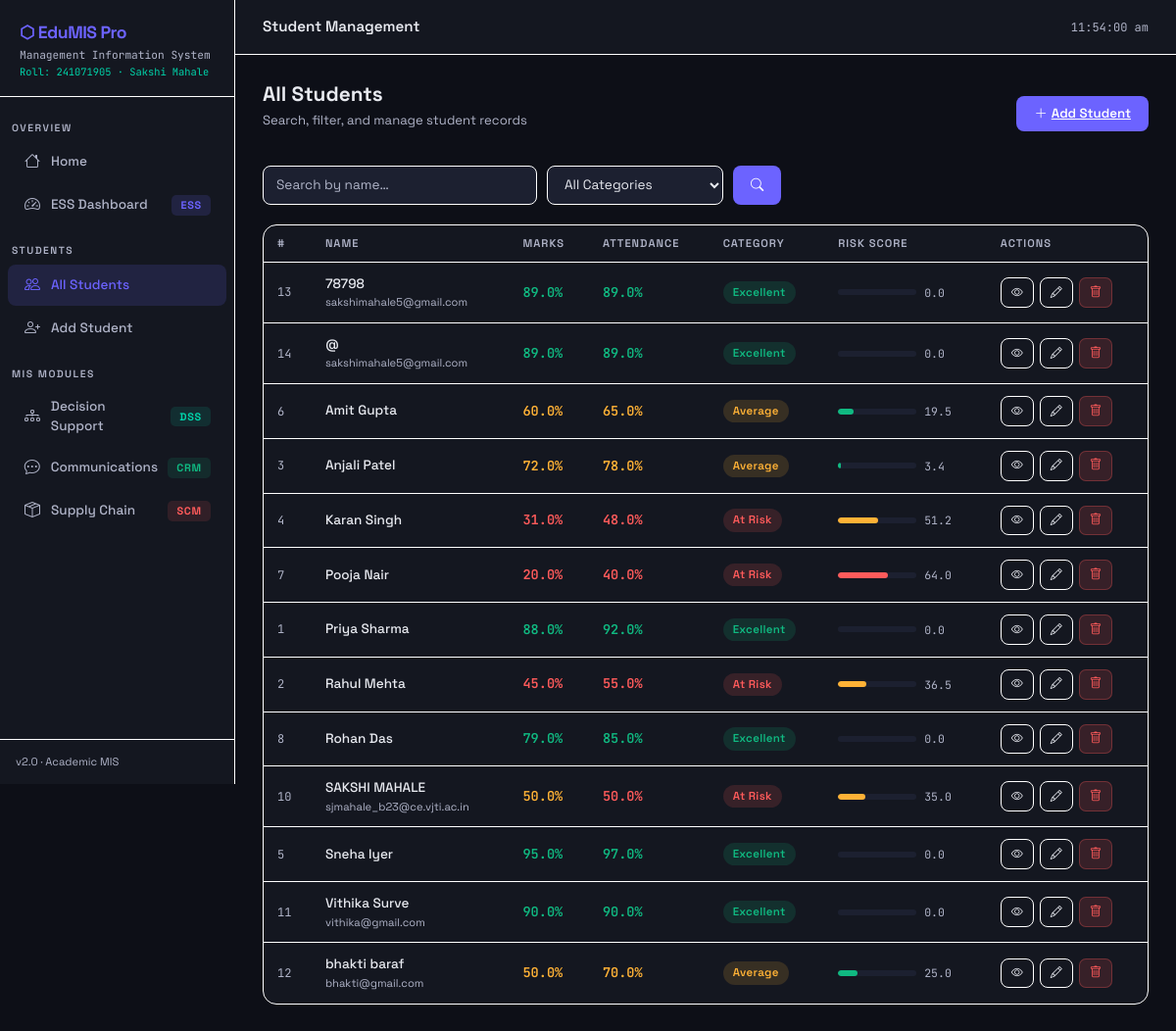
/students, run on the app's committed database.
### models.py (models this page shows)
class Student(db.Model):
    __tablename__ = 'students'
    id            = db.Column(db.Integer, primary_key=True)
    name          = db.Column(db.String(100), nullable=False)
    marks         = db.Column(db.Float, nullable=False)
    attendance    = db.Column(db.Float, nullable=False)
    category      = db.Column(db.String(20))
    risk_score    = db.Column(db.Float, default=0.0)
    email         = db.Column(db.String(120))
    phone         = db.Column(db.String(20))
    enrolled_date = db.Column(db.DateTime, default=datetime.utcnow)
    is_active     = db.Column(db.Boolean, default=True)
    communications = db.relationship('Communication', backref='student', lazy=True)
    enrollments    = db.relationship('Enrollment',    backref='student', lazy=True)

### app.py (the view)
@app.route('/students')
def students_list():
    q        = request.args.get('q', '')
    category = request.args.get('category', '')
    students = Student.query.filter_by(is_active=True)
    if q:        students = students.filter(Student.name.ilike(f'%{q}%'))
    if category: students = students.filter_by(category=category)
    students = students.order_by(Student.name).all()
    return render_template('students.html', students=students, q=q, selected_cat=category)

### templates/Students.html (shortened to what this page needs)
{% extends 'base.html' %}
{% block page_title %}Student Management{% endblock %}
{% block content %}
<div style="display:flex; justify-content:space-between; align-items:center; margin-bottom:20px;">
    <div>
        <h1 style="font-size:1.3rem; font-weight:700; margin-bottom:4px;">All Students</h1>
        <p style="color:var(--muted); font-size:0.82rem;">Search, filter, and manage student records</p>
    </div>
    <a href="{{ url_for('add_student') }}" class="btn-accent"><i class="bi bi-plus-lg me-1"></i>Add Student</a>
</div>
<form method="GET" style="display:flex; gap:10px; margin-bottom:20px;">
    <input type="text" name="q" value="{{ q }}" class="form-input" placeholder="Search by name…" style="max-width:280px;">
    <select name="category" class="form-input" style="max-width:180px;">
        <option value="">All Categories</option>
    </select>
    <button type="submit" class="btn-accent"><i class="bi bi-search"></i></button>
</form>
<div class="card">
    <table class="mis-table">
        <thead>
            <tr><th>#</th><th>Name</th><th>Marks</th><th>Attendance</th><th>Category</th><th>Risk Score</th><th>Actions</th></tr>
        </thead>
        <tbody>
        {% for s in students %}
        <tr>
            <td style="color:var(--muted); font-family:'JetBrains Mono',monospace; font-size:0.75rem;">{{ s.id }}</td>
            <td>
                <a href="{{ url_for('student_detail', id=s.id) }}" style="color:var(--text); font-weight:500; text-decoration:none;">{{ s.name }}</a>
                {% if s.email %}<div style="font-size:0.7rem; color:var(--muted);">{{ s.email }}</div>{% endif %}
            </td>
            <td><span style="font-family:'JetBrains Mono',monospace; font-weight:600;
              color:{% if s.marks >= 75 %}var(--success){% elif s.marks >= 50 %}var(--warning){% else %}var(--danger){% endif %};">{{ s.marks }}%</span></td>
            <td><span style="font-family:'JetBrains Mono',monospace; font-weight:600;
              color:{% if s.attendance >= 80 %}var(--success){% elif s.attendance >= 60 %}var(--warning){% else %}var(--danger){% endif %};">{{ s.attendance }}%</span></td>
            <td><span class="badge-cat {{ s.category | replace(' ', '-') }}">{{ s.category }}</span></td>
            <td>
                <div style="display:flex; align-items:center; gap:8px;">
                    <div class="risk-bar"><div class="risk-fill" style="width:{{ s.risk_score }}%;
                      background:{% if s.risk_score > 60 %}var(--danger){% elif s.risk_score > 30 %}var(--warning){% else %}var(--success){% endif %};"></div></div>
                    <span style="font-size:0.72rem; color:var(--muted); font-family:'JetBrains Mono',monospace;">{{ s.risk_score }}</span>
                </div>
            </td>
            <td>
                <div style="display:flex; gap:6px;">
                    <a href="{{ url_for('student_detail', id=s.id) }}" class="btn-ghost" style="padding:5px 10px; font-size:0.75rem;" title="View"><i class="bi bi-eye"></i></a>
                    <a href="{{ url_for('edit_student', id=s.id) }}" class="btn-ghost" style="padding:5px 10px; font-size:0.75rem;" title="Edit"><i class="bi bi-pencil"></i></a>
                    <form method="POST" action="{{ url_for('delete_student', id=s.id) }}" style="display:inline;" onsubmit="return confirm('Remove student?');">
                        <button class="btn-danger" style="padding:5px 10px;" title="Remove"><i class="bi bi-trash"></i></button>
                    </form>
                </div>
            </td>
        </tr>
        {% else %}
        <tr><td colspan="7" style="text-align:center; color:var(--muted); padding:40px;">No students match. <a href="{{ url_for('add_student') }}" style="color:var(--accent);">Add one</a>.</td></tr>
        {% endfor %}
        </tbody>
    </table>
</div>
{% endblock %}

### templates/base.html (style rules this page uses)
:root { --bg: #0d0f17; --surface: #141720; --surface2: #1c2030; --border: #ffffff; --accent: #6c63ff; --accent2: #00d4aa; --danger: #ff5b5b; --warning: #ffb236; --success: #10b981; --text: #e8eaf0; --muted: #b0b4c8; --sidebar-w: 240px; }
* { box-sizing: border-box; margin: 0; padding: 0; }
body { font-family: 'Space Grotesk', sans-serif; background: var(--bg); color: var(--text); display: flex; min-height: 100vh; }
.card { background: var(--surface); border: 1px solid var(--border); border-radius: 14px; }
.mis-table { width: 100%; border-collapse: collapse; font-size: 0.85rem; }
.mis-table th { padding: 10px 14px; text-align: left; font-size: 0.7rem; text-transform: uppercase; letter-spacing: 1px; color: var(--muted); font-weight: 600; border-bottom: 1px solid var(--border); }
.mis-table td { padding: 12px 14px; border-bottom: 1px solid var(--border); vertical-align: middle; }
.mis-table tr:last-child td { border-bottom: none; }
.badge-cat { display: inline-block; padding: 3px 10px; border-radius: 20px; font-size: 0.72rem; font-weight: 600; letter-spacing: 0.3px; }
.badge-cat.Excellent { background: rgba(16,185,129,0.15); color: var(--success); }
.badge-cat.Average { background: rgba(255,178,54,0.15); color: var(--warning); }
.badge-cat.At-Risk, .badge-cat.At\ Risk { background: rgba(255,91,91,0.15); color: var(--danger); }
.risk-bar { height: 6px; background: var(--surface2); border-radius: 3px; overflow: hidden; width: 80px; }
.risk-fill { height: 100%; border-radius: 3px; transition: width 0.3s; }
.btn-accent { background: var(--accent); color: #fff; border: none; padding: 8px 18px; border-radius: 8px; font-size: 0.83rem; font-weight: 600; cursor: pointer; transition: all 0.15s; }
.btn-ghost { background: transparent; border: 1px solid var(--border); color: var(--text); padding: 7px 16px; border-radius: 8px; font-size: 0.82rem; cursor: pointer; transition: all 0.15s; }
.btn-danger { background: rgba(255,91,91,0.15); color: var(--danger); border: 1px solid rgba(255,91,91,0.3); padding: 6px 12px; border-radius: 7px; font-size: 0.78rem; cursor: pointer; }
.form-input { width: 100%; background: var(--surface2); border: 1px solid var(--border); border-radius: 8px; color: var(--text); padding: 9px 13px; font-size: 0.85rem; font-family: inherit; transition: border-color 0.15s; }
.form-input::placeholder { color: var(--muted); }
select.form-input option { background: var(--surface2); }

### data on the page
Student: id "13", name "78798", email "sakshimahale5@gmail.com", marks "89.0", attendance "89.0", category "Excellent", risk_score "0.0"
Student: id "14", name "@", email "sakshimahale5@gmail.com", marks "89.0", attendance "89.0", category "Excellent", risk_score "0.0"
Student: id "6", name "Amit Gupta", marks "60.0", attendance "65.0", category "Average", risk_score "19.5"
Student: id "3", name "Anjali Patel", marks "72.0", attendance "78.0", category "Average", risk_score "3.4"
Student: id "4", name "Karan Singh", marks "31.0", attendance "48.0", category "At Risk", risk_score "51.2"
Student: id "7", name "Pooja Nair", marks "20.0", attendance "40.0", category "At Risk", risk_score "64.0"
Student: id "1", name "Priya Sharma", marks "88.0", attendance "92.0", category "Excellent", risk_score "0.0"
Student: id "2", name "Rahul Mehta", marks "45.0", attendance "55.0", category "At Risk", risk_score "36.5"
Student: id "8", name "Rohan Das", marks "79.0", attendance "85.0", category "Excellent", risk_score "0.0"
Student: id "10", name "SAKSHI MAHALE", email "sjmahale_b23@ce.vjti.ac.in", marks "50.0", attendance "50.0", category "At Risk", risk_score "35.0"
Student: id "5", name "Sneha Iyer", marks "95.0", attendance "97.0", category "Excellent", risk_score "0.0"
Student: id "11", name "Vithika Surve", email "vithika@gmail.com", marks "90.0", attendance "90.0", category "Excellent", risk_score "0.0"
Student: id "12", name "bhakti baraf", email "bhakti@gmail.com", marks "50.0", attendance "70.0", category "Average", risk_score "25.0"
